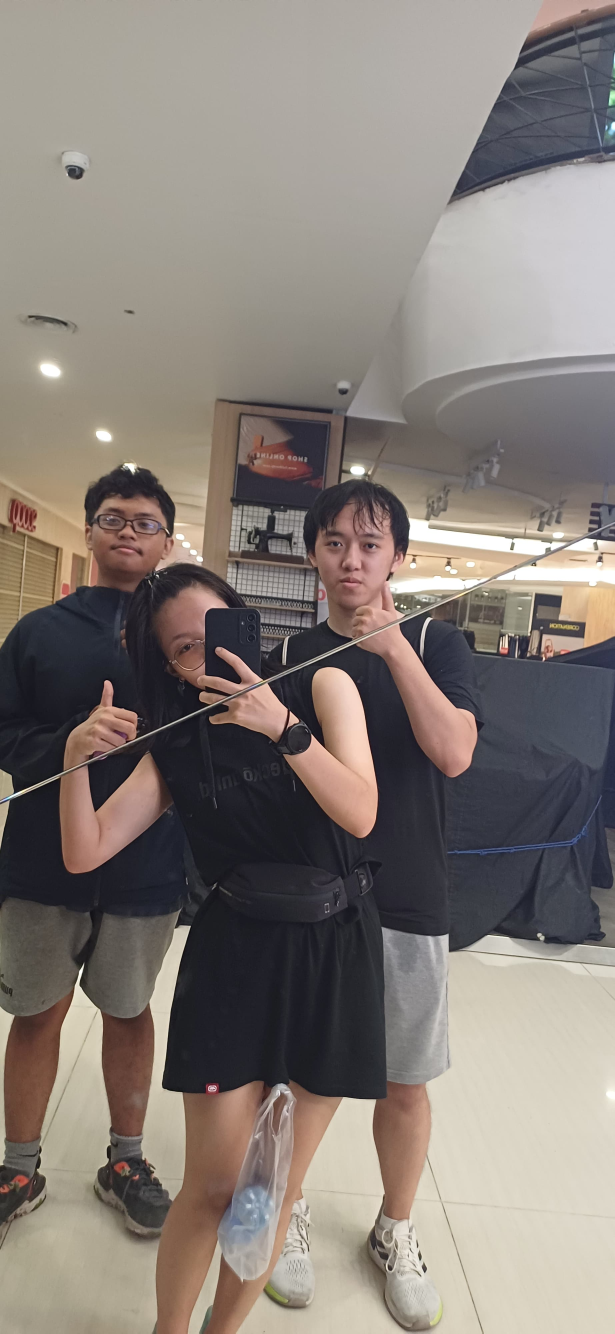
#> input picture images/kbskl.jpeg, 1844 x 4000 px (shown at 1/3 size)
$ jupyter execute 'Pertemuan 4 CV.ipynb'
#> lines starting #> are read from the running program, lines starting #| are printed output that depends on the picture
[cell 1]
import numpy as np
import cv2
import sys
import os
from pathlib import Path
import matplotlib.pyplot as plt

[cell 2]
current_dir = Path(os.getcwd())
image_path = current_dir.parent / "images" / "kbskl.jpeg"

[cell 3]
image = cv2.imread(str(image_path), cv2.IMREAD_COLOR)
#> image is the input picture: shape (4000, 1844, 3); mean B, G, R 119.5, 125.6, 134

[cell 4]
if image is None:
    sys.exit("Could not read the image.")

[cell 5]
res = cv2.resize(image, None, fx=0.3, fy=0.3)
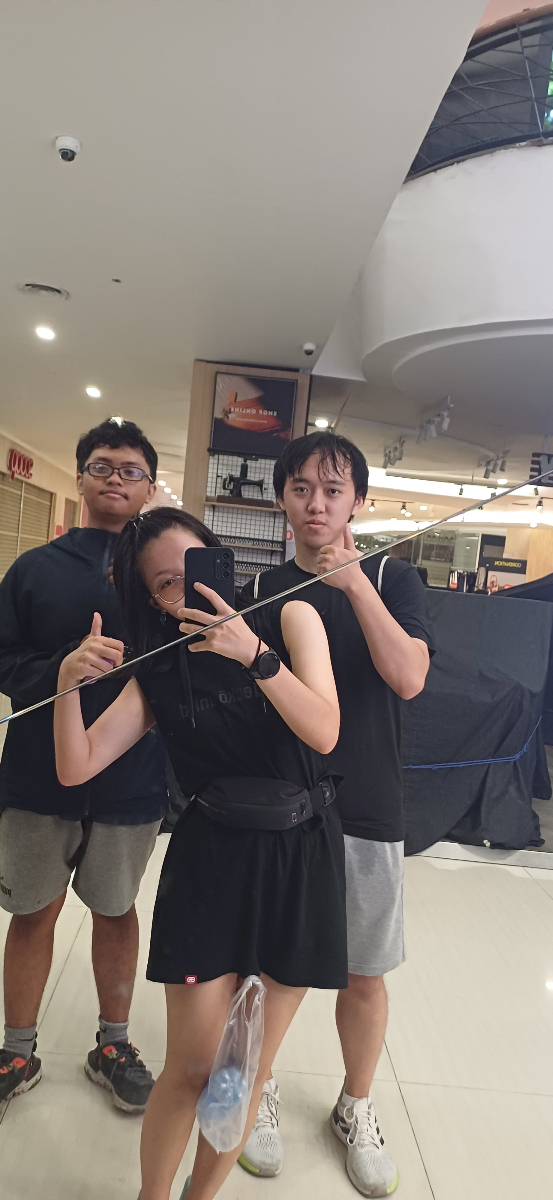
#> res: shape (1200, 553, 3); mean B, G, R 119.5, 125.5, 134
res = cv2.cvtColor(res, cv2.COLOR_BGR2RGB)

[cell 6]
plt.title("Resize + Convert")
plt.imshow(res)
plt.axis("off")
plt.show()

[cell 7]
blurred_image = cv2.GaussianBlur(res, (5,5), 0)

[cell 8]
plt.figure(figsize=(10, 5))

[cell 9]
plt.subplot (1,2,1)
plt.imshow(blurred_image)
plt.title("Gaussian")
plt.axis("off")

plt.subplot(1,2,2)
plt.imshow(res)
plt.title("Original")
plt.axis("off")
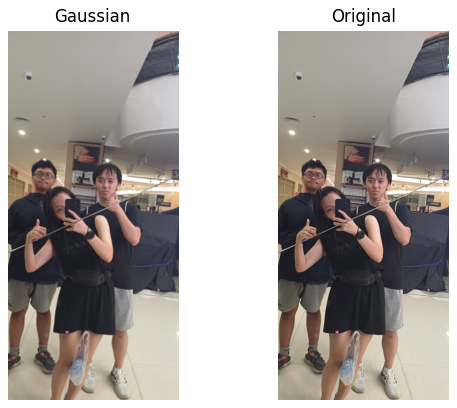
#> figure drawn by matplotlib, 2 panels

$ run again, with images/inverse.jpg copied over images/kbskl.jpeg
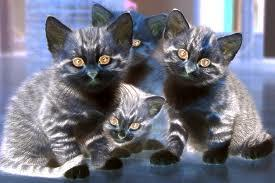
#> input picture images/inverse.jpg, 275 x 183 px
#> image is the input picture: shape (183, 275, 3); mean B, G, R 129.1, 116.4, 115
#> `blurred_image = cv2.GaussianBlur(res, (5,5), 0)`:
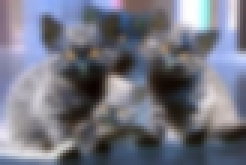
#> blurred_image: shape (55, 82, 3) (shown 3 times larger); mean R, G, B 115.1, 116.6, 129.2
#> `[cell 9] plt.subplot (1,2,1) plt.imshow(blurred_image) plt.title("Gaus..`:
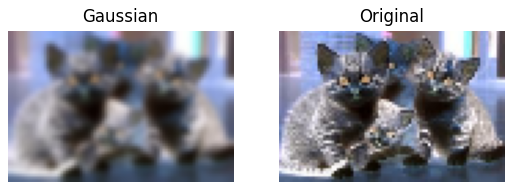
#> figure drawn by matplotlib, 2 panels
